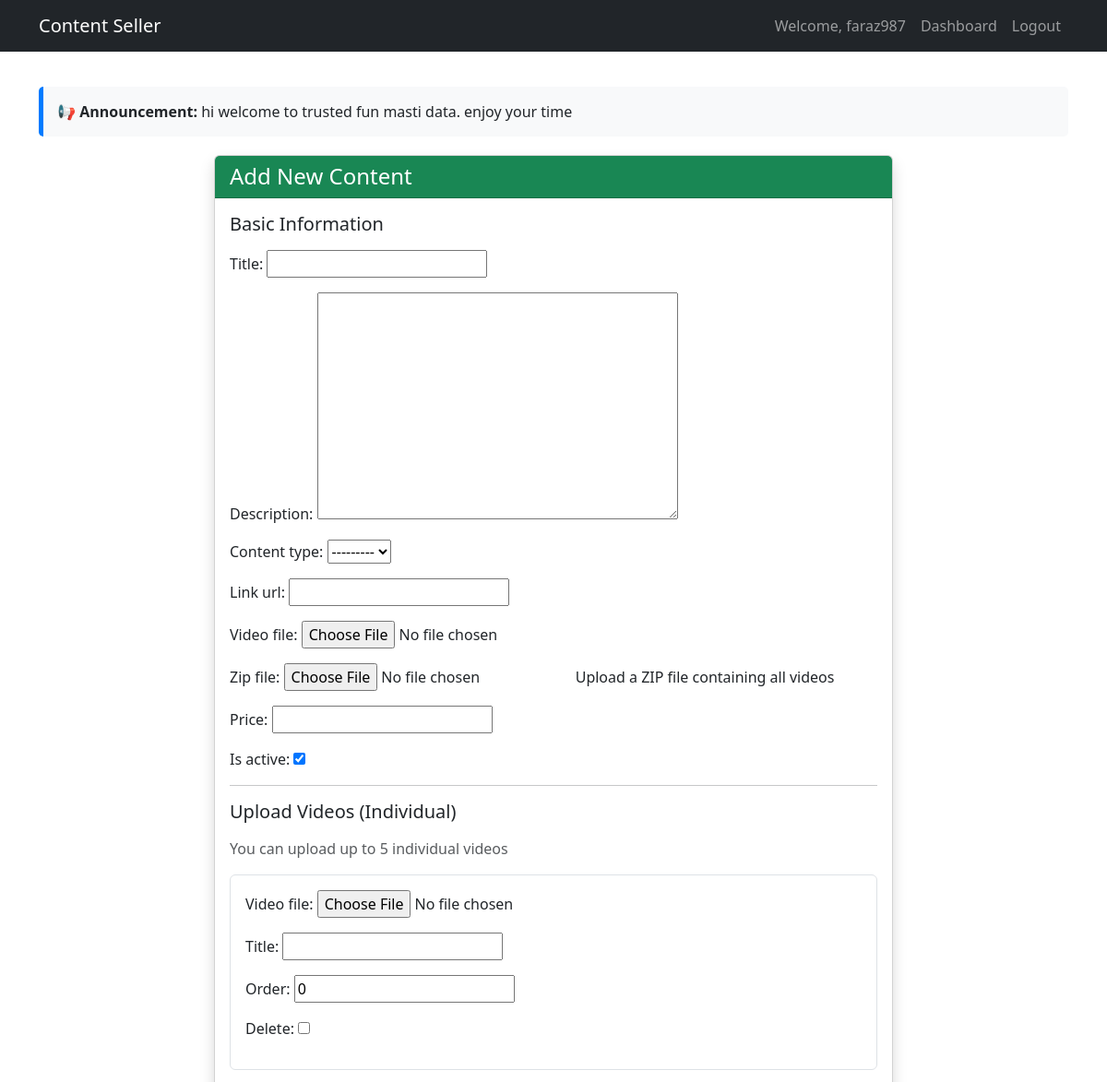
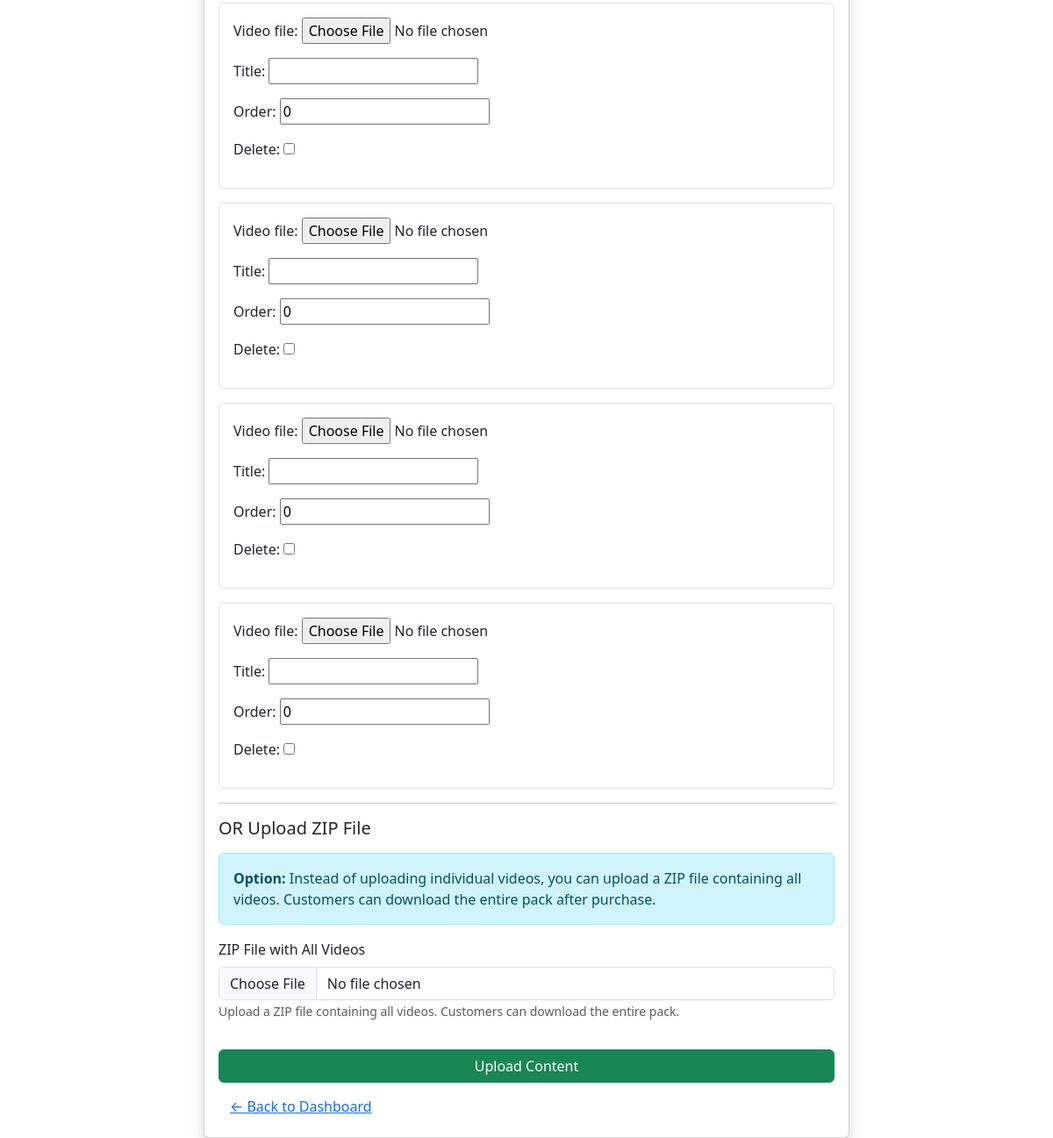
/content/add/ (signed in), run on the app's committed database (2 pictures, top to bottom).
### users/models.py (models this page shows, shortened)
class User(AbstractUser):
    ROLE_CHOICES = (
        ('admin', 'Admin'),
        ('creator', 'Creator'),
        ('buyer', 'Buyer'),
    )
    role = models.CharField(max_length=10, choices=ROLE_CHOICES, default='buyer')
    balance = models.DecimalField(max_digits=10, decimal_places=2, default=0)

### content/models.py (models this page shows, shortened)
class SiteMessage(models.Model):
    message = models.TextField()
    is_active = models.BooleanField(default=True)
    updated_at = models.DateTimeField(auto_now=True)
    class Meta:
        verbose_name = "Admin Message"
        verbose_name_plural = "Admin Messages"

### content/views.py (the view)
# urls.py: path('add/', views.add_content, name='add_content'),
@login_required
def add_content(request):
    if request.user.role != 'creator':
        return redirect('home')
    if request.method == 'POST':
        form = ContentForm(request.POST)
        if form.is_valid():
            content = form.save(commit=False)
            content.creator = request.user
            content.is_approved = False  # Needs admin approval
            content.save()
            formset = VideoFormSet(request.POST, request.FILES, instance=content)
            if formset.is_valid():
                formset.save()
                messages.success(request, 'Content submitted! Admin will review and approve it soon.')
                return redirect('creator_dashboard')
            else:
                content.delete()
                messages.error(request, 'Error uploading videos. Please try again.')
    else:
        form = ContentForm()
        formset = VideoFormSet()
    return render(request, 'content/add_content.html', {'form': form, 'formset': formset})

### content/forms.py
class ContentForm(forms.ModelForm):
    class Meta:
        model = Content
        fields = ['title', 'description', 'content_type', 'link_url', 'video_file', 'zip_file', 'price', 'is_active']

### content/context_processors.py (called while the page is built)
def admin_message(request):
    msg = SiteMessage.objects.filter(is_active=True).first()
    return {'admin_message': msg.message if msg else None}

### content/templates/content/add_content.html (shortened to what this page needs)
{% extends "base.html" %}
{% block content %}
<div class="row justify-content-center">
    <div class="col-md-8">
        <div class="card shadow">
            <div class="card-header bg-success text-white">
                <h4 class="mb-0">Add New Content</h4>
            </div>
            <div class="card-body">
                <form method="post" enctype="multipart/form-data">
                    <h5 class="mb-3">Basic Information</h5>
                    {{ form.as_p }}
                    <hr>
                    <h5 class="mb-3">Upload Videos (Individual)</h5>
                    <p class="text-muted">You can upload up to 5 individual videos</p>
                    {% for video_form in formset %}
                        <div class="border p-3 mb-3 rounded">
                            {{ video_form.as_p }}
                        </div>
                    {% endfor %}
                    <hr>
                    <h5 class="mb-3">OR Upload ZIP File</h5>
                    <div class="alert alert-info">
                        <strong>Option:</strong> Instead of uploading individual videos, you can upload a ZIP file containing all videos. Customers can download the entire pack after purchase.
                    </div>
                    <div class="mb-3">
                        <label for="id_zip_file" class="form-label">ZIP File with All Videos</label>
                        <input type="file" name="zip_file" id="id_zip_file" class="form-control" accept=".zip">
                        <small class="text-muted">Upload a ZIP file containing all videos. Customers can download the entire pack.</small>
                    </div>
                    <button type="submit" class="btn btn-success w-100 mt-3">Upload Content</button>
                </form>
                <a href="{% url 'creator_dashboard' %}" class="btn btn-link mt-2">← Back to Dashboard</a>
            </div>
        </div>
    </div>
</div>
{% endblock %}

### templates/base.html (shortened to what this page needs)
{% load static %}
<!DOCTYPE html>
<html lang="en">
<head>
    <link href="https://cdn.jsdelivr.net/npm/bootstrap@5.3.2/dist/css/bootstrap.min.css" rel="stylesheet">
</head>
<body>
    <nav class="navbar navbar-expand-lg navbar-dark bg-dark fixed-top">
        <div class="container">
            <a class="navbar-brand" href="{% url 'home' %}">Content Seller</a>
            <div class="collapse navbar-collapse">
                <ul class="navbar-nav ms-auto">
                    {% if user.is_authenticated %}
                        <li class="nav-item"><span class="nav-link">Welcome, {{ user.username }}</span></li>
                        {% if user.role == 'buyer' %}
                            <li class="nav-item"><a class="nav-link" href="{% url 'buyer_dashboard' %}">Dashboard</a></li>
                        {% elif user.role == 'creator' %}
                            <li class="nav-item"><a class="nav-link" href="{% url 'creator_dashboard' %}">Dashboard</a></li>
                        {% endif %}
                        <li class="nav-item">
                            <form method="post" action="{% url 'logout' %}">
                                <button type="submit" class="btn btn-link nav-link">Logout</button>
                            </form>
                        </li>
                    {% else %}
                        <li class="nav-item"><a class="nav-link" href="{% url 'login' %}">Login</a></li>
                        <li class="nav-item"><a class="nav-link" href="{% url 'creator_register' %}">Register as Creator</a></li>
                        <li class="nav-item"><a class="nav-link" href="{% url 'buyer_register' %}">Register as Buyer</a></li>
                    {% endif %}
                </ul>
            </div>
        </div>
    </nav>
    <div class="container mt-4">
        {% if admin_message %}
            <div class="message-banner">
                <strong>📢 Announcement:</strong> {{ admin_message }}
            </div>
        {% endif %}
        {% block content %}{% endblock %}
    </div>
</body>
</html>

### templates/base.html (style rules this page uses)
body { padding-top: 70px; }
.message-banner { background-color: #f8f9fa; border-left: 5px solid #007bff; padding: 15px; margin-bottom: 20px; border-radius: 5px; }

### data on the page
User: username "faraz987"
SiteMessage: message "hi welcome to trusted fun masti data. enjoy your time"
